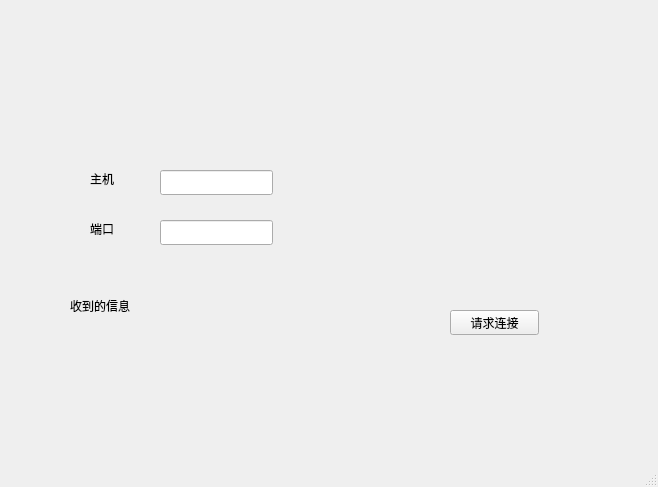
<?xml version="1.0" encoding="UTF-8"?>
<ui version="4.0">
 <class>MainWindow</class>
 <widget class="QMainWindow" name="MainWindow">
  <property name="geometry">
   <rect>
    <x>0</x>
    <y>0</y>
    <width>658</width>
    <height>487</height>
   </rect>
  </property>
  <property name="windowTitle">
   <string>MainWindow</string>
  </property>
  <widget class="QWidget" name="centralWidget">
   <widget class="QLabel" name="label">
    <property name="geometry">
     <rect>
      <x>90</x>
      <y>170</y>
      <width>67</width>
      <height>17</height>
     </rect>
    </property>
    <property name="text">
     <string>主机</string>
    </property>
   </widget>
   <widget class="QLabel" name="label_2">
    <property name="geometry">
     <rect>
      <x>90</x>
      <y>220</y>
      <width>67</width>
      <height>17</height>
     </rect>
    </property>
    <property name="text">
     <string>端口</string>
    </property>
   </widget>
   <widget class="QLineEdit" name="hostLineEdit">
    <property name="geometry">
     <rect>
      <x>160</x>
      <y>170</y>
      <width>113</width>
      <height>25</height>
     </rect>
    </property>
   </widget>
   <widget class="QLineEdit" name="portLineEdit">
    <property name="geometry">
     <rect>
      <x>160</x>
      <y>220</y>
      <width>113</width>
      <height>25</height>
     </rect>
    </property>
   </widget>
   <widget class="QLabel" name="messageLabel">
    <property name="geometry">
     <rect>
      <x>70</x>
      <y>290</y>
      <width>81</width>
      <height>31</height>
     </rect>
    </property>
    <property name="text">
     <string>收到的信息</string>
    </property>
   </widget>
   <widget class="QPushButton" name="pushButton">
    <property name="geometry">
     <rect>
      <x>450</x>
      <y>310</y>
      <width>89</width>
      <height>25</height>
     </rect>
    </property>
    <property name="text">
     <string>请求连接</string>
    </property>
   </widget>
  </widget>
  <widget class="QStatusBar" name="statusBar"/>
 </widget>
 <layoutdefault spacing="6" margin="11"/>
 <resources/>
 <connections/>
</ui>
